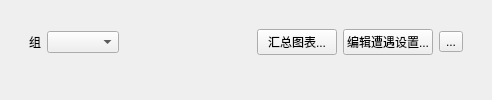
          <widget class="QWidget" name="tab_WildMons">
           <layout class="QVBoxLayout" name="verticalLayout_11">
            <item>
             <widget class="QFrame" name="frame_WildMonInfo">
              <property name="frameShape">
               <enum>QFrame::Shape::NoFrame</enum>
              </property>
              <property name="frameShadow">
               <enum>QFrame::Shadow::Raised</enum>
              </property>
              <layout class="QVBoxLayout" name="verticalLayout_12">
               <item>
                <widget class="QFrame" name="frame_2">
                 <property name="frameShape">
                  <enum>QFrame::Shape::NoFrame</enum>
                 </property>
                 <property name="frameShadow">
                  <enum>QFrame::Shadow::Plain</enum>
                 </property>
                 <layout class="QHBoxLayout" name="horizontalLayout_9">
                  <item>
                   <widget class="QLabel" name="label_10">
                    <property name="text">
                     <string>组</string>
                    </property>
                   </widget>
                  </item>
                  <item>
                   <widget class="NoScrollComboBox" name="comboBox_EncounterGroupLabel">
                    <property name="editable">
                     <bool>false</bool>
                    </property>
                    <property name="sizeAdjustPolicy">
                     <enum>QComboBox::SizeAdjustPolicy::AdjustToContents</enum>
                    </property>
                   </widget>
                  </item>
                  <item>
                   <widget class="QPushButton" name="pushButton_NewWildMonGroup">
                    <property name="toolTip">
                     <string>&lt;html&gt;&lt;head/&gt;&lt;body&gt;&lt;p&gt;在此地图上为野生宝可梦数据创建一个新组。&lt;/p&gt;&lt;/body&gt;&lt;/html&gt;</string>
                    </property>
                    <property name="text">
                     <string/>
                    </property>
                    <property name="icon">
                     <iconset resource="../resources/images.qrc">
                      <normaloff>:/icons/add.ico</normaloff>:/icons/add.ico</iconset>
                    </property>
                    <property name="flat">
                     <bool>true</bool>
                    </property>
                   </widget>
                  </item>
                  <item>
                   <widget class="QPushButton" name="pushButton_DeleteWildMonGroup">
                    <property name="toolTip">
                     <string>&lt;html&gt;&lt;head/&gt;&lt;body&gt;&lt;p&gt;删除此地图上一组野生宝可梦数据。&lt;/p&gt;&lt;/body&gt;&lt;/html&gt;</string>
                    </property>
                    <property name="text">
                     <string/>
                    </property>
                    <property name="icon">
                     <iconset resource="../resources/images.qrc">
                      <normaloff>:/icons/delete.ico</normaloff>:/icons/delete.ico</iconset>
                    </property>
                    <property name="flat">
                     <bool>true</bool>
                    </property>
                   </widget>
                  </item>
                  <item>
                   <spacer name="horizontalSpacer_9">
                    <property name="orientation">
                     <enum>Qt::Orientation::Horizontal</enum>
                    </property>
                    <property name="sizeHint" stdset="0">
                     <size>
                      <width>40</width>
                      <height>20</height>
                     </size>
                    </property>
                   </spacer>
                  </item>
                  <item>
                   <widget class="QPushButton" name="pushButton_SummaryChart">
                    <property name="text">
                     <string>汇总图表...</string>
                    </property>
                    <property name="icon">
                     <iconset resource="../resources/images.qrc">
                      <normaloff>:/icons/chart_bar.ico</normaloff>:/icons/chart_bar.ico</iconset>
                    </property>
                   </widget>
                  </item>
                  <item>
                   <widget class="QPushButton" name="pushButton_ConfigureEncountersJSON">
                    <property name="text">
                     <string>编辑遭遇设置...</string>
                    </property>
                   </widget>
                  </item>
                  <item>
                   <widget class="QToolButton" name="toolButton_WildMonSearch">
                    <property name="text">
                     <string>...</string>
                    </property>
                    <property name="icon">
                     <iconset resource="../resources/images.qrc">
                      <normaloff>:/icons/magnifier.ico</normaloff>:/icons/magnifier.ico</iconset>
                    </property>
                   </widget>
                  </item>
                 </layout>
                </widget>
               </item>
               <item>
                <widget class="QStackedWidget" name="stackedWidget_WildMons">
                 <widget class="QWidget" name="page"/>
                 <widget class="QWidget" name="page_2"/>
                </widget>
               </item>
              </layout>
             </widget>
            </item>
           </layout>
          </widget>
